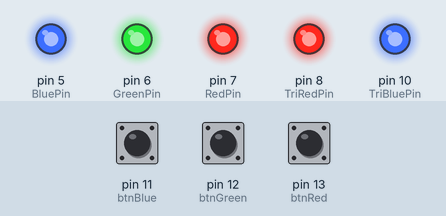
Simulated run of this sketch. Board: Arduino Uno, built with avr-gcc and run on an emulated ATmega328P. Shown: output pins drawn as LEDs (lit = HIGH). Inputs (shaded band) come from the test bench; at power-on: pin 11 (btnBlue) LOW, pin 12 (btnGreen) LOW, pin 13 (btnRed) LOW. Pins used as bus, display or sensor lines are not drawn.

Above: at 1.2 s.
1.3 s: pin 11 (btnBlue) pulled HIGH for 0.15 s
At 2.3 s:
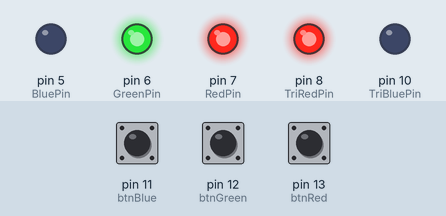
2.9 s: pin 12 (btnGreen) pulled HIGH for 0.15 s
At 4.2 s:
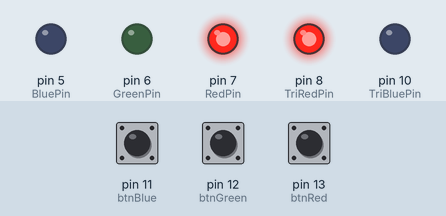
4.5 s: pin 13 (btnRed) pulled HIGH for 0.15 s
At 5.8 s:
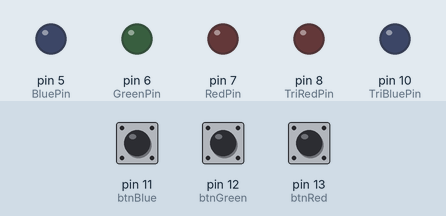
6.1 s: pin 11 (btnBlue) pulled HIGH for 1 s
At 8.3 s:
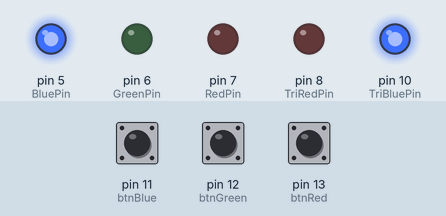
8.6 s: pin 12 (btnGreen) pulled HIGH for 1 s
At 10.1 s:
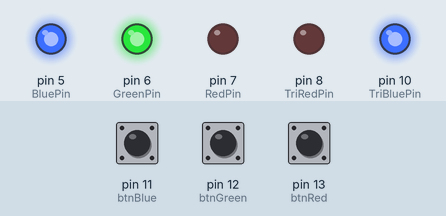
11.1 s: pin 11 (btnBlue) pulled HIGH for 0.15 s
At 12.1 s:
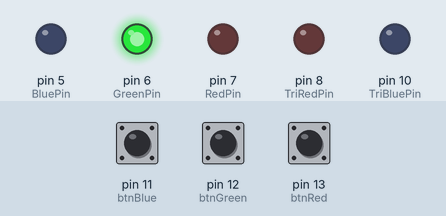
Timing chart, 0 to 13.7 s (numbered marks = the images above; inputs shaded):
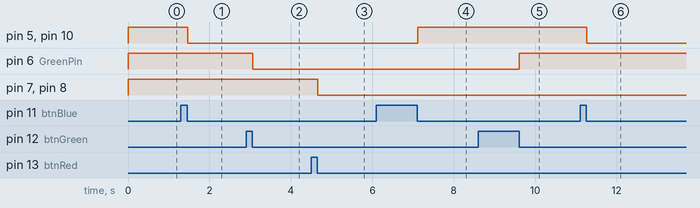

The sketch:

COA_LAB6_Arduino1_.ino
```cpp
int RedPin = 7;
int GreenPin = 6;
int BluePin = 5;

int TriRedPin =8;
int TriGreenPin =9;
int TriBluePin =10;

int btnBlue = 11;
int btnGreen = 12;
int btnRed = 13;


bool Rpast = false;
bool Bpast = false;
bool Gpast = false;

void setup() {
  // put your setup code here, to run once:
  Serial.begin(9600);

  pinMode(btnRed, INPUT);
  pinMode(btnBlue, INPUT);
  pinMode(btnGreen, INPUT);

  pinMode(RedPin, OUTPUT);
  pinMode(BluePin, OUTPUT);
  pinMode(GreenPin, OUTPUT);
  pinMode(TriRedPin, OUTPUT);
  pinMode(TriGreenPin, OUTPUT);
  pinMode(TriBluePin, OUTPUT);

}

void loop() {
  // put your main code here, to run repeatedly:


  bool Rcurr = btnPress(btnRed);
  bool Bcurr = btnPress(btnBlue);
  bool Gcurr = btnPress(btnGreen);

  if(Rcurr && !Rpast)
  {
    int Red = digitalRead(TriRedPin);
    digitalWrite(TriRedPin, !Red);
    digitalWrite(RedPin, !Red);
  }
  if(Gcurr && !Gpast)
  {
    int Green = digitalRead(TriGreenPin);
    digitalWrite(TriGreenPin, !Green);
    digitalWrite(GreenPin, !Green);
  }
  if(Bcurr && !Bpast)
  {
    int Blue = digitalRead(TriBluePin);
    digitalWrite(TriBluePin, !Blue);
    digitalWrite(BluePin, !Blue);
  }
  Rpast = Rcurr;
  Gpast = Gcurr;
  Bpast = Bcurr;
}

bool btnPress(int pin)
{
  for(int i = 0; i< 1000; i++)
  {
    bool toggle = digitalRead(pin);
    if(toggle)
    {
      return false;
    }
  }
  return true;
}
```

Measured:
- after the input at 1.3 s, pin 5 (BluePin), pin 10 (TriBluePin): HIGH → LOW after 0.16 s
- after the input at 2.9 s, pin 6 (GreenPin): HIGH → LOW after 0.16 s
- after the input at 4.5 s, pin 7 (RedPin), pin 8 (TriRedPin): HIGH → LOW after 0.16 s
- after the input at 6.1 s, pin 5 (BluePin), pin 10 (TriBluePin): LOW → HIGH after 1.0 s
- after the input at 8.6 s, pin 6 (GreenPin): LOW → HIGH after 1.0 s
- after the input at 11.1 s, pin 5 (BluePin), pin 10 (TriBluePin): HIGH → LOW after 0.16 s
